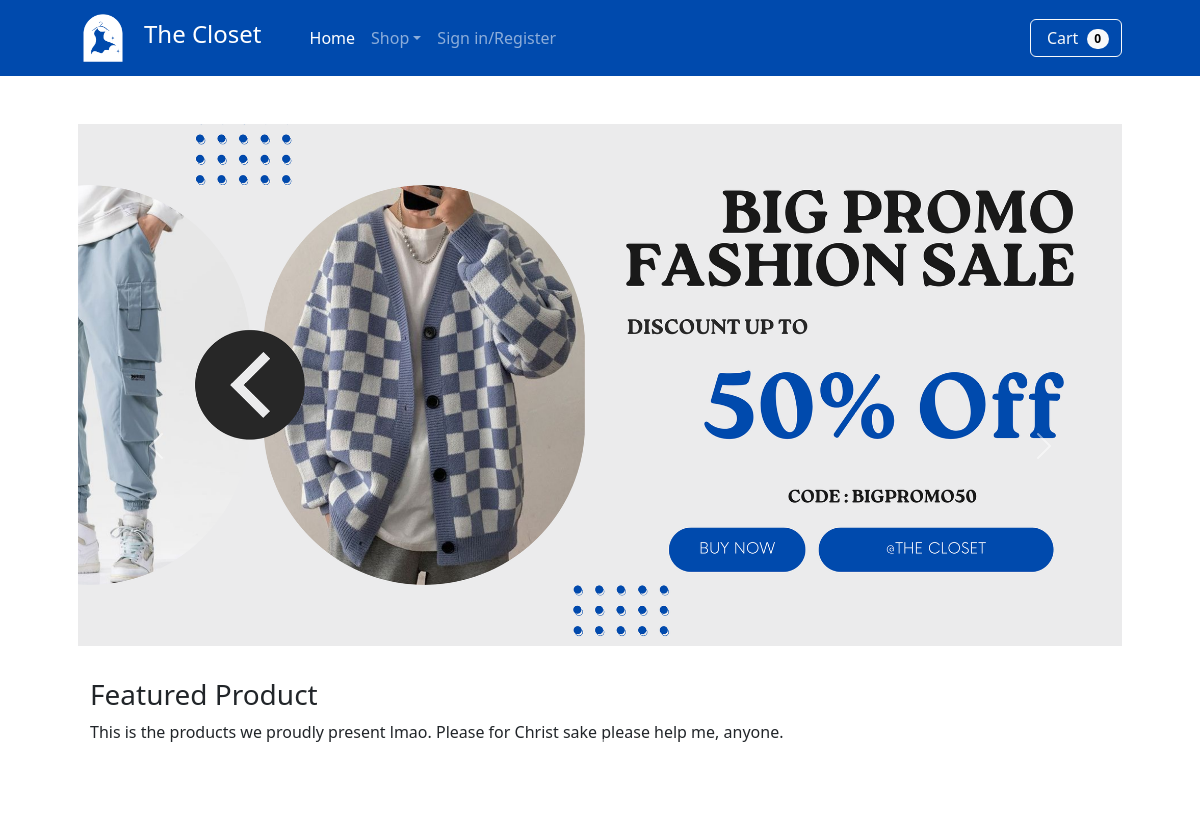
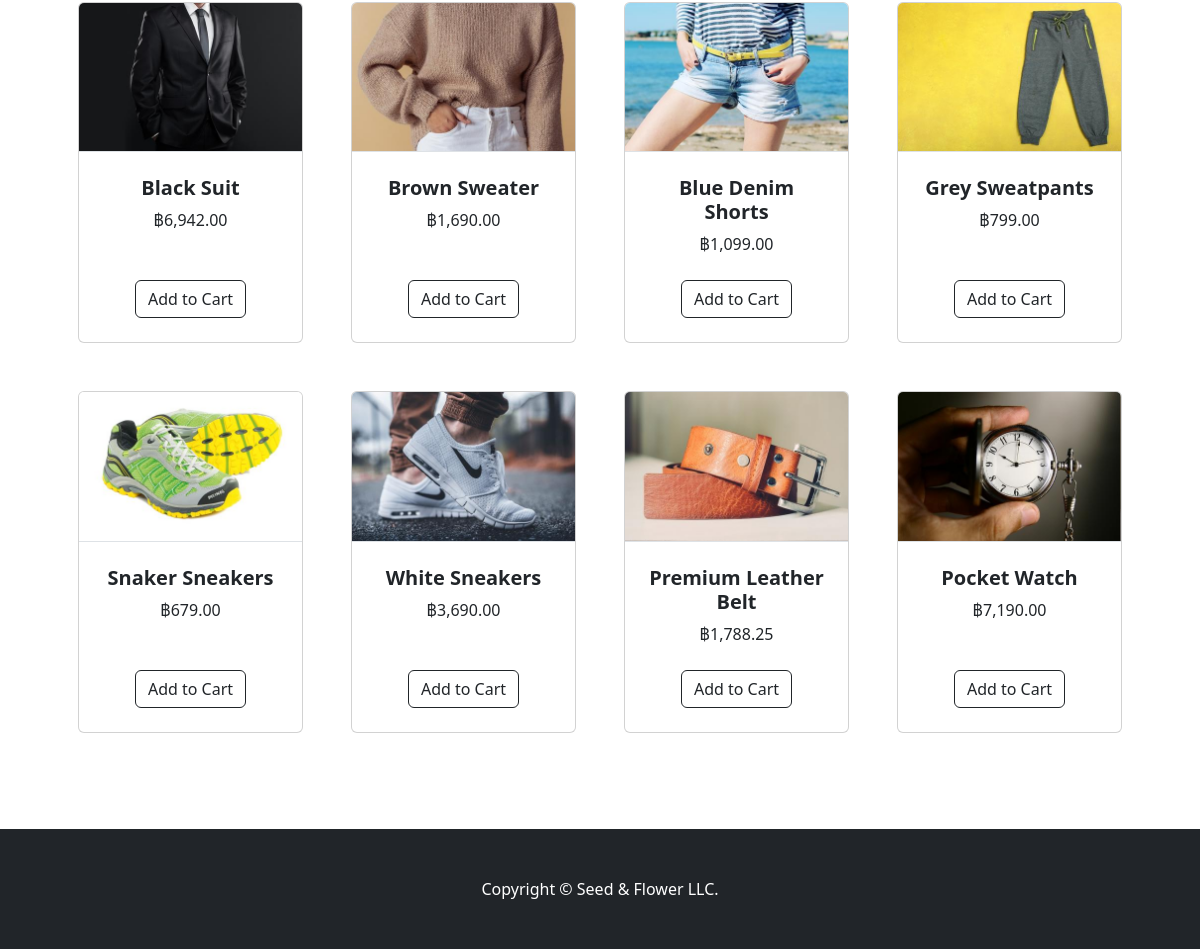
The page / on the database its author committed (2 pictures, top to bottom).
### tables this page shows
CREATE TABLE `product` (
  `pID` int(3) NOT NULL,
  `pname` varchar(25) NOT NULL,
  `pimagedir` varchar(350) NOT NULL,
  `price` decimal(10,2) NOT NULL,
  `ptype` char(1) DEFAULT NULL,
  `isFeature` tinyint(1) NOT NULL
);

### index.php (the view, shortened to what this page needs)
<!doctype html>
<html lang="en">
  <head>
    <link href="https://cdn.jsdelivr.net/npm/bootstrap@5.2.2/dist/css/bootstrap.min.css" rel="stylesheet">
   </head>
   <?php include "func/navbar.php"; ?>
    <div class="container px-4 px-lg-5 my-5">
      <div id="demo" class="carousel slide" data-bs-ride="carousel">
        <div class="carousel-indicators">
          <button type="button" data-bs-target="#demo" data-bs-slide-to="0" class="active"></button>
          <button type="button" data-bs-target="#demo" data-bs-slide-to="1"></button>
          <button type="button" data-bs-target="#demo" data-bs-slide-to="2"></button>
        </div>
        <div class="carousel-inner">
          <div class="carousel-item active">
            <img src="asset/promo/promo1.png" alt="drip" class="d-block w-100">
          </div>
        </div>
        <button class="carousel-control-prev" type="button" data-bs-target="#demo" data-bs-slide="prev">
          <span class="carousel-control-prev-icon"></span>
        </button>
        <button class="carousel-control-next" type="button" data-bs-target="#demo" data-bs-slide="next">
          <span class="carousel-control-next-icon"></span>
        </button>
        <div class="container-fluid py-2 mt-4">
          <h3>Featured Product</h3>
          <p>This is the products we proudly present lmao. Please for Christ sake please help me, anyone.</p>
        </div>
      </div>
    </div>
    <section class="mb-5">
      <div class="container px-4 px-lg-5 mt-5">
          <div class="row gx-4 gx-lg-5 row-cols-2 row-cols-md-3 row-cols-xl-4 justify-content-center">
          <?php
            $q = "SELECT * FROM product WHERE isFeature = 1";
            $result=$mysqli->query($q);
            while($row=$result->fetch_array()){?>
                <div class="col mb-5">
                    <div class="card h-100">
                        <img class="card-img-top border-bottom" src="<?php echo $row['pimagedir'] ?>" alt="..." />
                        <div class="card-body bg-mute p-4">
                            <div class="text-center">
                                <h5 class="fw-bolder"><?php echo $row['pname'] ?></h5>
                                ฿<?php echo number_format($row['price'], 2, '.', ',') ?>
                            </div>
                        </div>
                        <div class="card-footer p-4 pt-0 border-top-0 bg-transparent">
                            <div class="text-center">
                            <form action="func/addtocart.php" method="post">
                                    <div type="submit" class="text-center">
                                        <input type="submit" name="add_to_cart" style="margin-top:5px;" class="btn btn-outline-dark mt-auto" value="Add to Cart" />
                                    </div>
                                </form>
                            </div>
                        </div>
                    </div>
                </div>
            <?php }?>
          </div>
      </div>
  </section>
  </body>
</html>

### rows shown on the page
product: pimagedir (picture), pname "Black Suit", price "6,942.00"
product: pimagedir (picture), pname "Brown Sweater", price "1,690.00"
product: pimagedir (picture), pname "Blue Denim Shorts", price "1,099.00"
product: pimagedir (picture), pname "Grey Sweatpants", price "799.00"
product: pimagedir (picture), pname "Snaker Sneakers", price "679.00"
product: pimagedir (picture), pname "White Sneakers", price "3,690.00"
product: pimagedir (picture), pname "Premium Leather Belt", price "1,788.25"
product: pimagedir (picture), pname "Pocket Watch", price "7,190.00"

### other values the page prints
$count "0"
